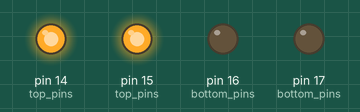
Recording of a sketch running on a simulated Arduino Uno, built with avr-gcc and run on an emulated ATmega328P. Shown: output pins drawn as LEDs (lit = HIGH). What the sketch prints to the serial monitor is not drawn.

Above: at 1.5 s.
At 3.5 s:
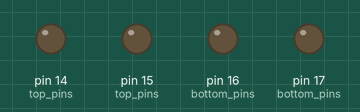
At 5.5 s:
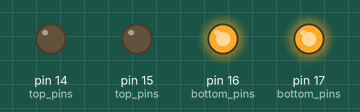
Timing chart, 0 to 10.4 s (numbered marks = the images above):
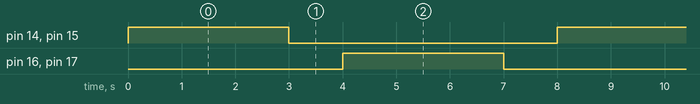

The sketch:

light_testing_grouped.ino
```cpp
/*
******************
CAREFUL
******************
Don't leave the lights all on for too long,
the circuitry isn't designed to pump a constant 60W.
*/

// LED trigger pins
int LED1 = 38;
int LED2 = 39;
int LED3 = 40;
int LED4 = 41;
int LED5 = 14;
int LED6 = 15;
int LED7 = 16; // side led
int LED8 = 17; // side led

const int n_top = 6;
int top_pins [n_top] = {LED1, LED2, LED3, LED4, LED5, LED6};
const int n_bottom = 2;
int bottom_pins [n_bottom] = {LED7, LED8};

void setup() {
  // put your setup code here, to run once:
  for (int i=0; i < n_top; i++){
    pinMode(top_pins[i], OUTPUT);
  }
  for (int i=0; i < n_bottom; i++){
    pinMode(bottom_pins[i], OUTPUT);
  }
  Serial.begin(9600);
}

void loop() {
  // put your main code here, to run repeatedly:

  // top cams
  for (int i=0; i < n_top; i++){
    digitalWrite(top_pins[i], HIGH);
  }
  Serial.print("TOP");
  delay(3000);
  for (int i=0; i < n_top; i++){
    digitalWrite(top_pins[i], LOW);
  }
  Serial.println("-- > OFF");
  delay(1000);

  // bottom cams
  for (int i=0; i < n_bottom; i++){
    digitalWrite(bottom_pins[i], HIGH);
  }
  Serial.print("BOTTOM");
  delay(3000);
  for (int i=0; i < n_bottom; i++){
    digitalWrite(bottom_pins[i], LOW);
  }
  Serial.println("-- > OFF");
  delay(1000);

}
```

Measured:
- by itself, pin 14 (top_pins), pin 15 (top_pins), pin 16 (bottom_pins), pin 17 (bottom_pins): alternates HIGH for 3.0 s and LOW for 5.0 s
- by itself, everything shown: repeats every 8.0 s, in 4 steps
